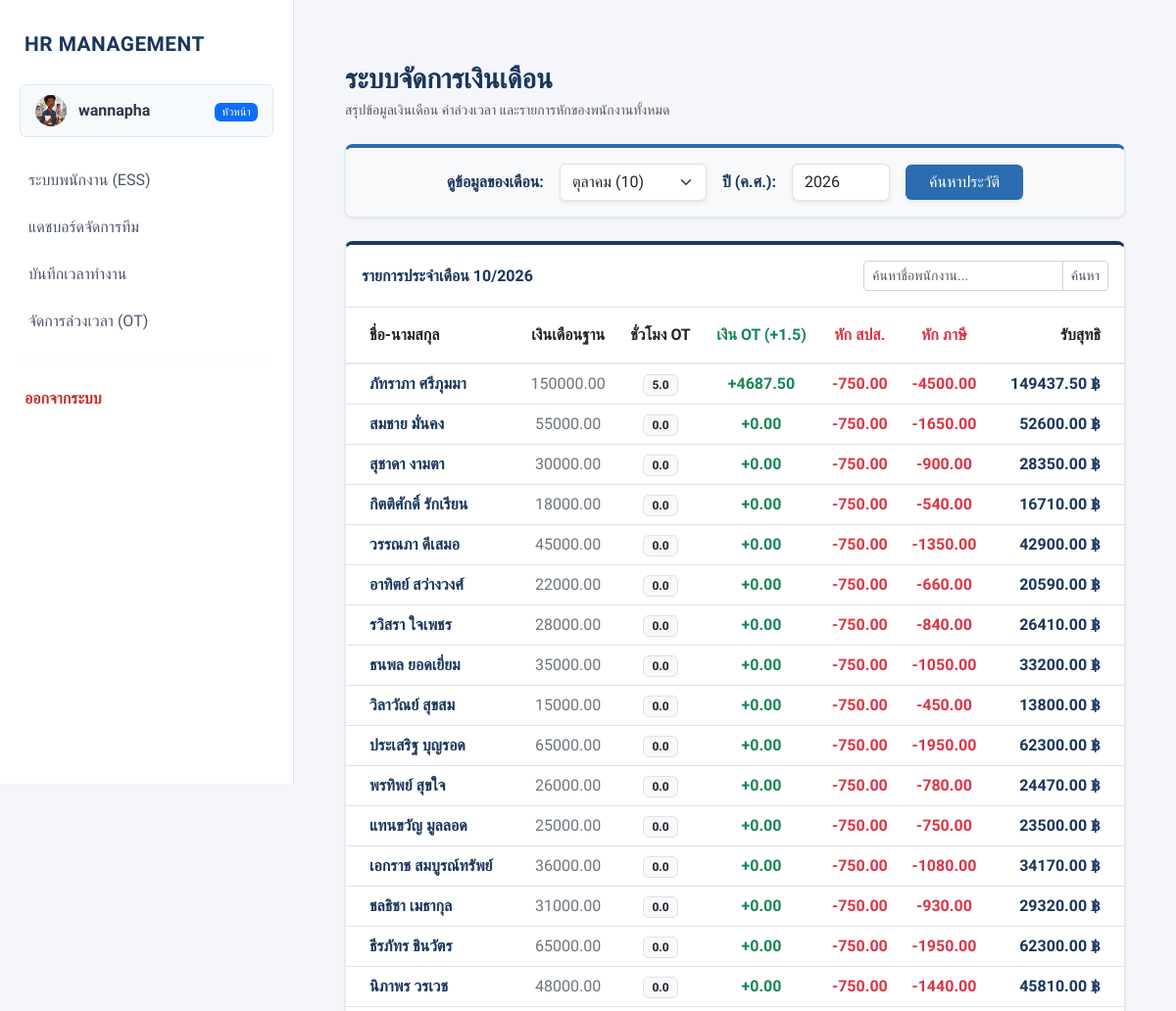
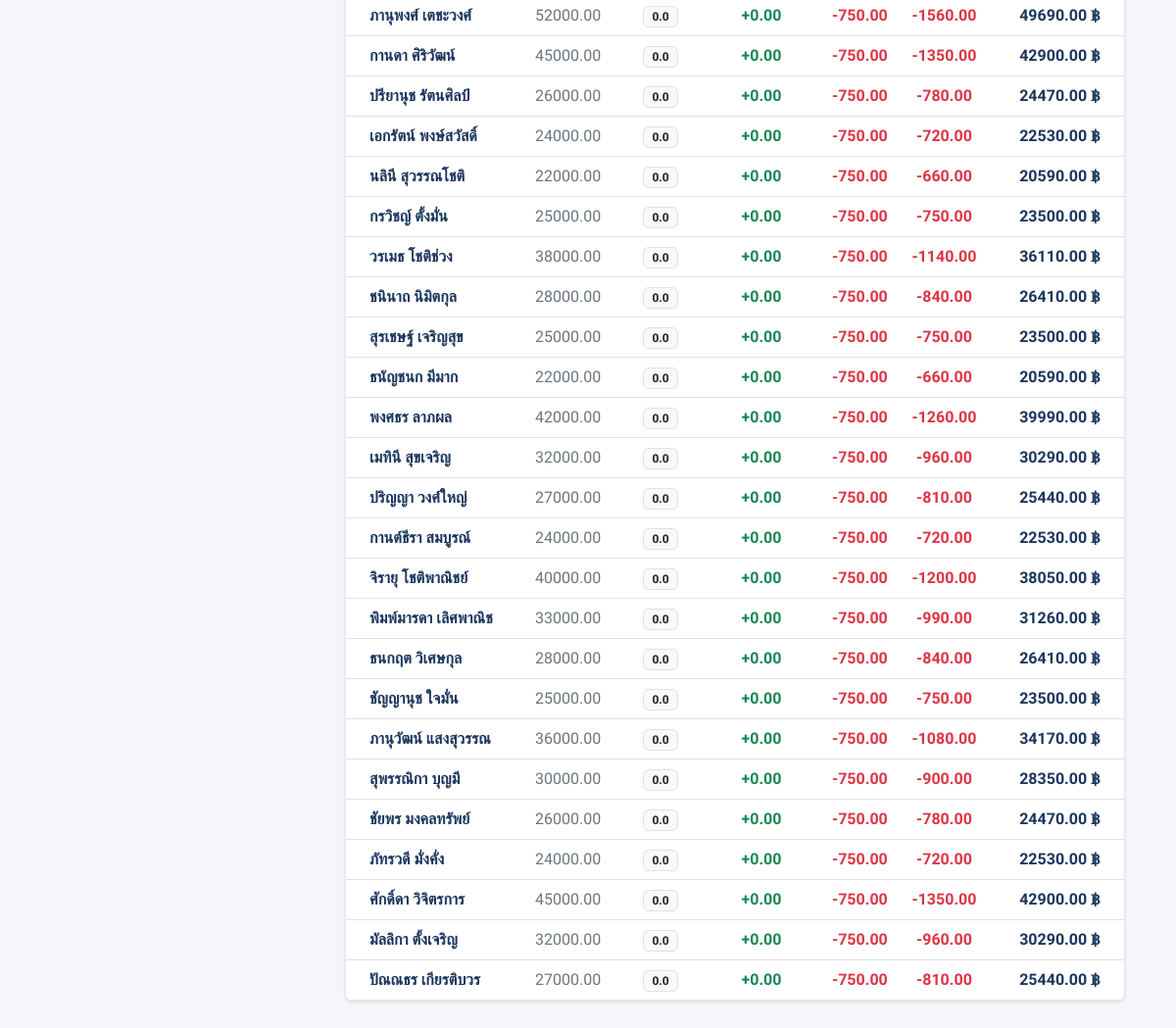
The page /payroll/ (signed in) on the database its author committed (2 pictures, top to bottom).
### myapp/models.py (models this page shows, shortened)
class Employee(models.Model):
    employee_id = models.CharField(max_length=20, unique=True, blank=True, null=True, verbose_name="รหัสพนักงาน")
    title = models.CharField(max_length=10, choices=TITLE_CHOICES, default='นาย', verbose_name="คำนำหน้าชื่อ")
    first_name = models.CharField(max_length=100, verbose_name="ชื่อ")
    last_name = models.CharField(max_length=100, verbose_name="นามสกุล")
    gender = models.CharField(max_length=1, choices=GENDER_CHOICES, verbose_name="เพศ")
    birth_date = models.DateField(verbose_name="วัน-เดือน-ปี เกิด (YYYY-MM-DD)")
    salary = models.DecimalField(max_digits=10, decimal_places=2, verbose_name="เงินเดือน")
    department = models.CharField(max_length=20, choices=DEPT_CHOICES, verbose_name="แผนก")
    position = models.CharField(max_length=100, null=True, blank=True, verbose_name="ตำแหน่ง")
    hire_date = models.DateField(null=True, blank=True, verbose_name="วันที่เริ่มทำงาน")
    status = models.CharField(max_length=20, choices=STATUS_CHOICES, default='active', verbose_name="สถานะพนักงาน")
    phone_number = models.CharField(max_length=15, null=True, blank=True, verbose_name="เบอร์โทรศัพท์")
    email = models.EmailField(blank=True, null=True, verbose_name="อีเมล")
    address = models.TextField(blank=True, null=True, verbose_name="ที่อยู่")
    bank_name = models.CharField(max_length=50, choices=BANK_CHOICES, null=True, blank=True, verbose_name="ชื่อธนาคาร")
    bank_account = models.CharField(max_length=50, null=True, blank=True, verbose_name="เลขบัญชีธนาคาร")
    photo = models.ImageField(upload_to='employee_photos/', null=True, blank=True, verbose_name="รูปภาพประจำตัว")
    phone_number = models.CharField(
        max_length=10,
        null=True,
        blank=True,
        validators=[numeric_only_validator],
        verbose_name="เบอร์โทรศัพท์"
    )

class Payroll(models.Model):
    employee = models.ForeignKey(Employee, on_delete=models.CASCADE, verbose_name="พนักงาน")
    month = models.IntegerField(verbose_name="เดือน")
    year = models.IntegerField(verbose_name="ปี")
    base_salary = models.DecimalField(max_digits=10, decimal_places=2, verbose_name="เงินเดือนพื้นฐาน")
    ot_pay = models.DecimalField(max_digits=10, decimal_places=2, default=0.0, verbose_name="ค่า OT")
    social_security = models.DecimalField(max_digits=10, decimal_places=2, default=0.0, verbose_name="หักประกันสังคม (5%)")
    tax = models.DecimalField(max_digits=10, decimal_places=2, default=0.0, verbose_name="หักภาษี ณ ที่จ่าย")
    net_salary = models.DecimalField(max_digits=10, decimal_places=2, verbose_name="เงินเดือนสุทธิ")
    class Meta:
        unique_together = ['employee', 'month', 'year']
        ordering = ['-year', '-month']

### myapp/views.py (the view)
# urls.py: path('payroll/', views.payroll_view, name='payroll'),
@login_required
@user_passes_test(is_admin, login_url='ess_dashboard')
def payroll_view(request):
    employees = Employee.objects.all()
    payrolls = []
    now = timezone.localtime(timezone.now())
    current_month = int(request.GET.get('month', now.month))
    current_year = int(request.GET.get('year', now.year))
    for emp in employees:
        base = float(emp.salary) if emp.salary else 0.0
        ot_records = Attendance.objects.filter(
            employee=emp,
            date__month=current_month,
            date__year=current_year
        ).aggregate(total_ot=Sum('overtime_hours'))
        total_ot_hours = float(ot_records['total_ot'] or 0.0)
        hourly_rate = (base / 30 / 8) if base > 0 else 0.0
        ot_pay = total_ot_hours * hourly_rate * 1.5
        sso = min(base * 0.05, 750.0)
        tax = base * 0.03
        net = (base + ot_pay) - sso - tax
        Payroll.objects.update_or_create(
            employee=emp,
            month=current_month,
            year=current_year,
            defaults={
                'base_salary': base,
                'ot_pay': ot_pay,
                'social_security': sso,
                'tax': tax,
                'net_salary': net
            }
        )
        payrolls.append({
            'employee': emp,
            'base': base,
            'ot_hours': total_ot_hours,
            'ot_pay': ot_pay,
            'sso': sso,
            'tax': tax,
            'net': net
        })
    return render(request, 'payroll.html', {
        'payrolls': payrolls,
        'current_month': current_month,
        'current_year': current_year
    })

### myapp/context_processors.py (called while the page is built)
def get_employee_data(request):
    if request.user.is_authenticated:
        emp = Employee.objects.filter(
            first_name=request.user.first_name,
            last_name=request.user.last_name
        ).first()
        return {'current_emp': emp}
    return {}

### myapp/views.py (called while the page is built)
def is_admin(user):
    return user.is_staff

### templates/payroll.html (shortened to what this page needs)
{% extends 'basetemplate.html' %}
{% block content %}
<div class="container mt-4 mb-5">
    <div class="d-flex flex-column flex-md-row justify-content-between align-items-md-end mb-4 gap-3">
        <div>
            <h3 class="fw-bold text-corporate-blue mb-1">ระบบจัดการเงินเดือน</h3>
            <p class="text-muted small mb-0">สรุปข้อมูลเงินเดือน ค่าล่วงเวลา และรายการหักของพนักงานทั้งหมด</p>
        </div>
    </div>
    <div class="card card-custom mb-4" style="border-top: 4px solid #2B6CB0;">
        <div class="card-body bg-light">
            <form method="GET" class="row g-3 align-items-center justify-content-center">
                <div class="col-auto">
                    <label class="fw-bold text-corporate-blue">ดูข้อมูลของเดือน:</label>
                </div>
                <div class="col-auto">
                    <select name="month" class="form-select border-corporate-secondary shadow-sm">
                        <option value="10" {% if current_month == 10 %}selected{% endif %}>ตุลาคม (10)</option>
                    </select>
                </div>
                <div class="col-auto">
                    <label class="fw-bold text-corporate-blue">ปี (ค.ศ.):</label>
                </div>
                <div class="col-auto">
                    <input type="number" name="year" class="form-control border-corporate-secondary shadow-sm" value="{{ current_year }}" style="width: 100px;" required>
                </div>
                <div class="col-auto">
                    <button type="submit" class="btn btn-primary-corporate shadow-sm px-4">
                        ค้นหาประวัติ
                    </button>
                </div>
            </form>
        </div>
    </div>
    <div class="card card-custom" style="border-top: 4px solid #1A365D;">
        <div class="card-header bg-white border-bottom py-3 d-flex justify-content-between align-items-center">
            <h6 class="mb-0 fw-semibold text-corporate-blue">รายการประจำเดือน {{ current_month }}/{{ current_year }}</h6>
            <div class="input-group input-group-sm" style="width: 250px;">
                <input type="text" class="form-control" placeholder="ค้นหาชื่อพนักงาน..." style="border-color: #CBD5E0;">
                <button class="btn btn-outline-corporate" type="button" style="border-color: #CBD5E0;">ค้นหา</button>
            </div>
        </div>
        <div class="card-body p-0">
            <div class="table-responsive">
                <table class="table table-hover align-middle text-center mb-0">
                    <thead class="table-custom-header">
                        <tr>
                            <th class="py-3 text-start ps-4">ชื่อ-นามสกุล</th>
                            <th class="py-3">เงินเดือนฐาน</th>
                            <th class="py-3">ชั่วโมง OT</th>
                            <th class="py-3 text-success">เงิน OT (+1.5)</th>
                            <th class="py-3 text-danger">หัก สปส.</th>
                            <th class="py-3 text-danger">หัก ภาษี</th>
                            <th class="py-3 text-end pe-4">รับสุทธิ</th>
                        </tr>
                    </thead>
                    <tbody>
                        {% for item in payrolls %}
                        <tr>
                            <td class="text-start ps-4 fw-semibold text-corporate-blue">{{ item.employee.first_name }} {{ item.employee.last_name }}</td>
                            <td class="text-secondary">{{ item.base|floatformat:2 }}</td>
                            <td><span class="badge bg-light text-dark border px-2 py-1 rounded-2">{{ item.ot_hours|floatformat:1 }}</span></td>
                            <td class="text-success fw-semibold">+{{ item.ot_pay|floatformat:2 }}</td>
                            <td class="text-danger fw-semibold">-{{ item.sso|floatformat:2 }}</td>
                            <td class="text-danger fw-semibold">-{{ item.tax|floatformat:2 }}</td>
                            <td class="text-end pe-4 fw-bold text-corporate-blue fs-6">{{ item.net|floatformat:2 }} ฿</td>
                        </tr>
                        {% endfor %}
                    </tbody>
                </table>
            </div>
        </div>
    </div>
</div>
{% endblock %}

### templates/basetemplate.html (shortened to what this page needs)
<!DOCTYPE html>
<html lang="th">
<head>
    <link href="https://cdn.jsdelivr.net/npm/bootstrap@5.3.0/dist/css/bootstrap.min.css" rel="stylesheet">
</head>
<body>
    <nav id="sidebar" class="sidebar">
        <a href="{% url 'index' %}" class="sidebar-brand">
            HR MANAGEMENT
        </a>
        <a href="{% url 'profile' %}" class="user-profile" style="display: flex; align-items: center; overflow: hidden;">
            {% if current_emp and current_emp.photo %}
                <img src="{{ current_emp.photo.url }}" class="user-avatar" style="object-fit: cover; padding: 0; flex-shrink: 0;">
            {% else %}
                <div class="user-avatar" style="flex-shrink: 0;">EMP</div>
            {% endif %}
            <span style="font-weight: 700; white-space: nowrap; overflow: hidden; text-overflow: ellipsis;">
                {{ user.username }}
            </span>
            <div class="ms-auto" style="padding-left: 5px;">
                {% if user.is_superuser %}
                    <span class="badge bg-danger" style="font-size: 0.7rem; font-weight: 500;">แอดมิน</span>
                {% elif user.is_staff %}
                    <span class="badge bg-primary" style="font-size: 0.7rem; font-weight: 500;">หัวหน้า</span>
                {% else %}
                    <span class="badge bg-secondary" style="font-size: 0.7rem; font-weight: 500;">พนักงาน</span>
                {% endif %}
            </div>
        </a>
        <ul class="nav flex-column mb-auto">
            <li class="nav-item">
                <a class="nav-link" href="{% url 'ess_dashboard' %}">
                    ระบบพนักงาน (ESS)
                </a>
            </li>
            {% if user.is_staff %}
            <li class="nav-item">
                <a class="nav-link" href="{% url 'manager_dashboard' %}">
                    แดชบอร์ดจัดการทีม
                </a>
            </li>
            <li class="nav-item">
                <a class="nav-link" href="{% url 'attendance' %}">
                    บันทึกเวลาทำงาน
                </a>
            </li>
            <li class="nav-item">
                <a class="nav-link" href="{% url 'ot_management' %}">
                    จัดการล่วงเวลา (OT)
                </a>
            </li>
            {% endif %}
        </ul>
        <hr style="margin: 15px 20px; border-color: #E2E8F0;">
        <form action="{% url 'logout' %}" method="post" class="m-0">
            <button type="submit" class="btn-logout">
                ออกจากระบบ
            </button>
        </form>
    </nav>
    <main id="main-content" class="main-content">
        {% block content %}
        {% endblock %}
    </main>
</body>
</html>

### templates/basetemplate.html (style rules this page uses)
body { background-color: #F4F6F9; font-family: 'Sarabun', sans-serif; font-size: 16px; }
.sidebar { width: 300px; height: 100vh; background-color: #FFFFFF; position: fixed; top: 0; left: 0; padding-top: 15px; overflow-y: auto; border-right: 1px solid #DEE2E6; z-index: 1040; transition: all 0.3s ease-in-out; }
.sidebar-brand { color: #1A365D !important; font-weight: 800; font-size: 1.3rem; text-decoration: none; display: block; padding: 15px 25px; margin-bottom: 10px; letter-spacing: 0.5px; }
.user-profile { padding: 10px 15px; margin: 0 20px 20px 20px; border-radius: 6px; border: 1px solid #E2E8F0; display: flex; align-items: center; text-decoration: none; color: #2D3748; font-weight: 600; transition: 0.2s; background-color: #F7FAFC; }
.user-avatar { width: 32px; height: 32px; border-radius: 50%; background-color: #CBD5E0; color: #2D3748; display: flex; align-items: center; justify-content: center; margin-right: 12px; font-weight: bold; font-size: 0.9rem; }
.sidebar .nav-link { color: #4A5568 !important; font-weight: 500; border-radius: 0; padding: 12px 25px; display: flex; align-items: center; transition: all 0.2s ease; border-left: 4px solid transparent; }
.btn-logout { background-color: transparent; color: #C53030; font-weight: 600; border: none; padding: 12px 25px; width: 100%; display: flex; align-items: center; transition: 0.2s; text-align: left; }
.main-content { margin-left: 300px; padding: 2.5rem; min-height: 100vh; transition: all 0.3s ease-in-out; }

### templates/payroll.html (style rules this page uses)
.text-corporate-blue { color: #1A365D !important; }
.card-custom { border-radius: 0.5rem; box-shadow: 0 1px 3px rgba(0,0,0,0.1); border: 1px solid #E2E8F0; background-color: #fff; overflow: hidden; }
.table-custom-header { background-color: #F8FAFC !important; color: #4A5568 !important; border-bottom: 2px solid #E2E8F0; font-weight: 600; }
.btn-primary-corporate { background-color: #2B6CB0; color: #fff; border: none; font-weight: 500; }
.btn-outline-corporate { color: #4A5568; border: 1px solid #CBD5E0; background-color: #fff; font-weight: 500; }

### rows shown on the page
Employee: photo (picture), employee.first_name "วรรณภา", employee.last_name "ดีเสมอ", base "45000.00", ot_hours "0.0", ot_pay "0.00", sso "750.00", tax "1350.00", net "42900.00"
Employee: employee.first_name "ภัทราภา", employee.last_name "ศรีภุมมา", base "150000.00", ot_hours "5.0", ot_pay "4687.50", sso "750.00", tax "4500.00", net "149437.50"
Employee: employee.first_name "สมชาย", employee.last_name "มั่นคง", base "55000.00", ot_hours "0.0", ot_pay "0.00", sso "750.00", tax "1650.00", net "52600.00"
Employee: employee.first_name "สุชาดา", employee.last_name "งามตา", base "30000.00", ot_hours "0.0", ot_pay "0.00", sso "750.00", tax "900.00", net "28350.00"
Employee: employee.first_name "กิตติศักดิ์", employee.last_name "รักเรียน", base "18000.00", ot_hours "0.0", ot_pay "0.00", sso "750.00", tax "540.00", net "16710.00"
Employee: employee.first_name "อาทิตย์", employee.last_name "สว่างวงศ์", base "22000.00", ot_hours "0.0", ot_pay "0.00", sso "750.00", tax "660.00", net "20590.00"
Employee: employee.first_name "รวิสรา", employee.last_name "ใจเพชร", base "28000.00", ot_hours "0.0", ot_pay "0.00", sso "750.00", tax "840.00", net "26410.00"
Employee: employee.first_name "ธนพล", employee.last_name "ยอดเยี่ยม", base "35000.00", ot_hours "0.0", ot_pay "0.00", sso "750.00", tax "1050.00", net "33200.00"
Employee: employee.first_name "วิลาวัณย์", employee.last_name "สุขสม", base "15000.00", ot_hours "0.0", ot_pay "0.00", sso "750.00", tax "450.00", net "13800.00"
Employee: employee.first_name "ประเสริฐ", employee.last_name "บุญรอด", base "65000.00", ot_hours "0.0", ot_pay "0.00", sso "750.00", tax "1950.00", net "62300.00"
Employee: employee.first_name "พรทิพย์", employee.last_name "สุขใจ", base "26000.00", ot_hours "0.0", ot_pay "0.00", sso "750.00", tax "780.00", net "24470.00"
Employee: employee.first_name "แทนขวัญ", employee.last_name "มูลลอด", base "25000.00", ot_hours "0.0", ot_pay "0.00", sso "750.00", tax "750.00", net "23500.00"
Employee: employee.first_name "เอกราช", employee.last_name "สมบูรณ์ทรัพย์", base "36000.00", ot_hours "0.0", ot_pay "0.00", sso "750.00", tax "1080.00", net "34170.00"
Employee: employee.first_name "ชลธิชา", employee.last_name "เมธากุล", base "31000.00", ot_hours "0.0", ot_pay "0.00", sso "750.00", tax "930.00", net "29320.00"
Employee: employee.first_name "ธีรภัทร", employee.last_name "ชินวัตร", base "65000.00", ot_hours "0.0", ot_pay "0.00", sso "750.00", tax "1950.00", net "62300.00"
Employee: employee.first_name "นิภาพร", employee.last_name "วรเวช", base "48000.00", ot_hours "0.0", ot_pay "0.00", sso "750.00", tax "1440.00", net "45810.00"
Employee: employee.first_name "ภานุพงศ์", employee.last_name "เตชะวงศ์", base "52000.00", ot_hours "0.0", ot_pay "0.00", sso "750.00", tax "1560.00", net "49690.00"
Employee: employee.first_name "กานดา", employee.last_name "ศิริวัฒน์", base "45000.00", ot_hours "0.0", ot_pay "0.00", sso "750.00", tax "1350.00", net "42900.00"
Employee: employee.first_name "ปรียานุช", employee.last_name "รัตนศิลป์", base "26000.00", ot_hours "0.0", ot_pay "0.00", sso "750.00", tax "780.00", net "24470.00"
Employee: employee.first_name "เอกรัตน์", employee.last_name "พงษ์สวัสดิ์", base "24000.00", ot_hours "0.0", ot_pay "0.00", sso "750.00", tax "720.00", net "22530.00"
Employee: employee.first_name "นลินี", employee.last_name "สุวรรณโชติ", base "22000.00", ot_hours "0.0", ot_pay "0.00", sso "750.00", tax "660.00", net "20590.00"
Employee: employee.first_name "กรวิชญ์", employee.last_name "ตั้งมั่น", base "25000.00", ot_hours "0.0", ot_pay "0.00", sso "750.00", tax "750.00", net "23500.00"
Employee: employee.first_name "วรเมธ", employee.last_name "โชติช่วง", base "38000.00", ot_hours "0.0", ot_pay "0.00", sso "750.00", tax "1140.00", net "36110.00"
Employee: employee.first_name "ชนินาถ", employee.last_name "นิมิตกุล", base "28000.00", ot_hours "0.0", ot_pay "0.00", sso "750.00", tax "840.00", net "26410.00"
Employee: employee.first_name "สุรเชษฐ์", employee.last_name "เจริญสุข", base "25000.00", ot_hours "0.0", ot_pay "0.00", sso "750.00", tax "750.00", net "23500.00"
Employee: employee.first_name "ธนัญชนก", employee.last_name "มีมาก", base "22000.00", ot_hours "0.0", ot_pay "0.00", sso "750.00", tax "660.00", net "20590.00"
Employee: employee.first_name "พงศธร", employee.last_name "ลาภผล", base "42000.00", ot_hours "0.0", ot_pay "0.00", sso "750.00", tax "1260.00", net "39990.00"
Employee: employee.first_name "เมทินี", employee.last_name "สุขเจริญ", base "32000.00", ot_hours "0.0", ot_pay "0.00", sso "750.00", tax "960.00", net "30290.00"
Employee: employee.first_name "ปริญญา", employee.last_name "วงศ์ใหญ่", base "27000.00", ot_hours "0.0", ot_pay "0.00", sso "750.00", tax "810.00", net "25440.00"
Employee: employee.first_name "กานต์ธีรา", employee.last_name "สมบูรณ์", base "24000.00", ot_hours "0.0", ot_pay "0.00", sso "750.00", tax "720.00", net "22530.00"
Employee: employee.first_name "จิรายุ", employee.last_name "โชติพาณิชย์", base "40000.00", ot_hours "0.0", ot_pay "0.00", sso "750.00", tax "1200.00", net "38050.00"
Employee: employee.first_name "พิมพ์มารดา", employee.last_name "เลิศพาณิช", base "33000.00", ot_hours "0.0", ot_pay "0.00", sso "750.00", tax "990.00", net "31260.00"
Employee: employee.first_name "ธนกฤต", employee.last_name "วิเศษกุล", base "28000.00", ot_hours "0.0", ot_pay "0.00", sso "750.00", tax "840.00", net "26410.00"
Employee: employee.first_name "ชัญญานุช", employee.last_name "ใจมั่น", base "25000.00", ot_hours "0.0", ot_pay "0.00", sso "750.00", tax "750.00", net "23500.00"
Employee: employee.first_name "ภานุวัฒน์", employee.last_name "แสงสุวรรณ", base "36000.00", ot_hours "0.0", ot_pay "0.00", sso "750.00", tax "1080.00", net "34170.00"
Employee: employee.first_name "สุพรรณิกา", employee.last_name "บุญมี", base "30000.00", ot_hours "0.0", ot_pay "0.00", sso "750.00", tax "900.00", net "28350.00"
Employee: employee.first_name "ชัยพร", employee.last_name "มงคลทรัพย์", base "26000.00", ot_hours "0.0", ot_pay "0.00", sso "750.00", tax "780.00", net "24470.00"
Employee: employee.first_name "ภัทรวดี", employee.last_name "มั่งคั่ง", base "24000.00", ot_hours "0.0", ot_pay "0.00", sso "750.00", tax "720.00", net "22530.00"
Employee: employee.first_name "ศักดิ์ดา", employee.last_name "วิจิตรการ", base "45000.00", ot_hours "0.0", ot_pay "0.00", sso "750.00", tax "1350.00", net "42900.00"
Employee: employee.first_name "มัลลิกา", employee.last_name "ตั้งเจริญ", base "32000.00", ot_hours "0.0", ot_pay "0.00", sso "750.00", tax "960.00", net "30290.00"
Employee: employee.first_name "ปัณณธร", employee.last_name "เกียรติบวร", base "27000.00", ot_hours "0.0", ot_pay "0.00", sso "750.00", tax "810.00", net "25440.00"

### other values the page prints
{{ user.username }} "wannapha"
{{ current_month }} "10"
{{ current_year }} "2026"
